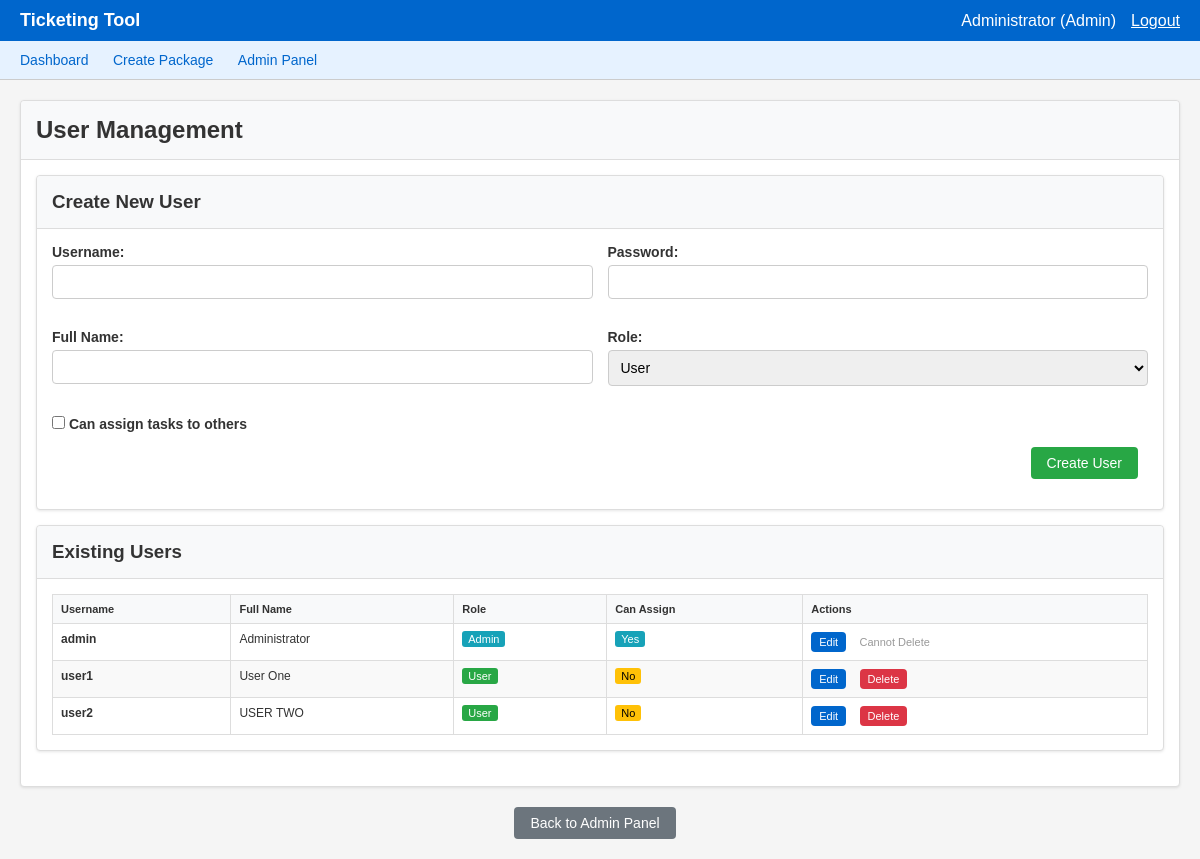
Screenshot of /admin/users (signed in) with the database file from the repository.
### models.py (models this page shows, shortened)
class User(db.Model):
    __tablename__ = 'users'
    username = db.Column(db.String(50), primary_key=True)
    password = db.Column(db.String(100), nullable=False)
    role = db.Column(db.String(20), nullable=False, default='user')
    name = db.Column(db.String(100), nullable=False)
    can_assign = db.Column(db.Boolean, default=False)
    permissions = db.Column(db.Text)  # Store as JSON string
    def get_permissions(self):
        return json.loads(self.permissions) if self.permissions else {}

### main.py (the view)
@app.route('/admin/users')
@admin_required
def admin_users():
    users = get_all_users()
    return render_template('admin_users.html', users=users)

### main.py (called while the page is built)
def get_all_users():
    users = User.query.all()
    return {u.username: {
        'password': u.password,
        'role': u.role,
        'name': u.name,
        'can_assign': u.can_assign,
        'permissions': u.get_permissions()
    } for u in users}

def get_all_field_configs():
    fields = FieldConfig.query.all()
    return {f.field_name: {
        'type': f.field_type,
        'label': f.label,
        'editable': f.editable,
        'options': f.get_options(),
        'permissions': f.get_permissions()
    } for f in fields}

def admin_required(f):
    @wraps(f)
    def decorated_function(*args, **kwargs):
        if 'username' not in session:
            return redirect(url_for('login'))
        user = db.session.get(User, session['username'])
        if not user or user.role != 'admin':
            flash('Admin access required')
            return redirect(url_for('dashboard'))
        return f(*args, **kwargs)
    return decorated_function

### models.py (called while the page is built)
    def get_options(self):
        return json.loads(self.options) if self.options else []

    def get_permissions(self):
        return json.loads(self.permissions) if self.permissions else {}

### templates/admin_users.html (shortened to what this page needs)
{% extends "base.html" %}
{% block content %}
<div class="card">
    <div class="card-header">
        <h2>User Management</h2>
    </div>
    <div class="card-body">
        <div class="card mb-3">
            <div class="card-header">
                <h3>Create New User</h3>
            </div>
            <div class="card-body">
                <form method="POST" action="{{ url_for('create_user') }}">
                    <div class="form-row">
                        <div class="form-col">
                            <div class="form-group">
                                <label for="username">Username:</label>
                                <input type="text" id="username" name="username" class="form-control" required>
                            </div>
                        </div>
                        <div class="form-col">
                            <div class="form-group">
                                <label for="password">Password:</label>
                                <input type="password" id="password" name="password" class="form-control" required>
                            </div>
                        </div>
                    </div>
                    <div class="form-row">
                        <div class="form-col">
                            <div class="form-group">
                                <label for="name">Full Name:</label>
                                <input type="text" id="name" name="name" class="form-control" required>
                            </div>
                        </div>
                        <div class="form-col">
                            <div class="form-group">
                                <label for="role">Role:</label>
                                <select id="role" name="role" class="form-control" required>
                                    <option value="user">User</option>
                                </select>
                            </div>
                        </div>
                    </div>
                    <div class="form-group">
                        <label>
                            <input type="checkbox" name="can_assign" value="1">
                            Can assign tasks to others
                        </label>
                    </div>
                    <div class="form-group text-right">
                        <button type="submit" class="btn btn-success">Create User</button>
                    </div>
                </form>
            </div>
        </div>
        <div class="card">
            <div class="card-header">
                <h3>Existing Users</h3>
            </div>
            <div class="card-body">
                {% if users %}
                <table class="table">
                    <thead>
                        <tr>
                            <th>Username</th>
                            <th>Full Name</th>
                            <th>Role</th>
                            <th>Can Assign</th>
                            <th>Actions</th>
                        </tr>
                    </thead>
                    <tbody>
                        {% for username, user_data in users.items() %}
                        <tr>
                            <td><strong>{{ username }}</strong></td>
                            <td>{{ user_data.name }}</td>
                            <td>
                                <span class="{% if user_data.role == 'admin' %}status-completed{% else %}status-ongoing{% endif %}">
                                    {{ user_data.role|title }}
                                </span>
                            </td>
                            <td>
                                {% if user_data.can_assign %}
                                <span class="status-completed">Yes</span>
                                {% else %}
                                <span class="status-hold">No</span>
                                {% endif %}
                            </td>
                            <td>
                                {% if username != 'admin' %}
                                <a href="{{ url_for('edit_user', username=username) }}"
                                   class="btn btn-primary"
                                   style="font-size: 11px; padding: 4px 8px;">
                                   Edit
                                </a>
                                <a href="{{ url_for('delete_user', username=username) }}"
                                   class="btn btn-danger"
                                   style="font-size: 11px; padding: 4px 8px;"
                                   onclick="return confirm('Are you sure you want to delete user {{ username }}?')">
                                   Delete
                                </a>
                                {% else %}
                                <a href="{{ url_for('edit_user', username=username) }}"
                                   class="btn btn-primary"
                                   style="font-size: 11px; padding: 4px 8px;">
                                   Edit
                                </a>
                                <span style="color: #999; font-size: 11px;">Cannot Delete</span>
                                {% endif %}
                            </td>
                        </tr>
                        {% endfor %}
                    </tbody>
                </table>
                {% else %}
                <div class="alert alert-info">No users found.</div>
                {% endif %}
            </div>
        </div>
    </div>
</div>
<div class="text-center mt-3">
    <a href="{{ url_for('admin_panel') }}" class="btn btn-secondary">Back to Admin Panel</a>
</div>
{% endblock %}

### templates/base.html (shortened to what this page needs)
<!DOCTYPE html>
<html lang="en">
<head>
</head>
<body>
    {% if session.username %}
    <div class="header">
        <h1>Ticketing Tool</h1>
        <div class="user-info">
            <span>{{ session.name }} ({{ session.role|title }})</span>
            <a href="{{ url_for('logout') }}" style="color: white;">Logout</a>
        </div>
    </div>
    <div class="nav">
        <a href="{{ url_for('dashboard') }}">Dashboard</a>
        {% if session.get('permissions', {}).get('package_create', False) or session.can_assign or session.role == 'admin' %}
        <a href="{{ url_for('create_package') }}">Create Package</a>
        {% endif %}
        {% if session.role == 'admin' %}
        <a href="{{ url_for('admin_panel') }}">Admin Panel</a>
        {% endif %}
    </div>
    {% endif %}
    <div class="container{% if request.endpoint in ['login'] %} container-narrow{% endif %}">
        {% block content %}{% endblock %}
    </div>
</body>
</html>

### templates/base.html (style rules this page uses)
* { margin: 0; padding: 0; box-sizing: border-box; }
body { font-family: Arial, sans-serif; background-color: #f5f5f5; color: #333; min-height: 100vh; display: flex; flex-direction: column; }
.header { background-color: #0066cc; color: white; padding: 10px 20px; display: flex; justify-content: space-between; align-items: center; flex-shrink: 0; }
.header h1 { font-size: 18px; }
.user-info { display: flex; align-items: center; gap: 15px; }
.nav { background-color: #e6f2ff; padding: 10px 20px; border-bottom: 1px solid #ccc; flex-shrink: 0; }
.nav a { color: #0066cc; text-decoration: none; margin-right: 20px; font-size: 14px; }
.container { flex: 1; width: 100%; max-width: none; margin: 0; padding: 20px; overflow-x: auto; }
.card { background: white; border: 1px solid #ddd; margin-bottom: 20px; box-shadow: 0 1px 3px rgba(0,0,0,0.1); border-radius: 4px; }
.card-header { background-color: #f8f9fa; border-bottom: 1px solid #ddd; padding: 15px; font-weight: bold; border-radius: 4px 4px 0 0; }
.card-body { padding: 15px; }
.form-group { margin-bottom: 15px; }
.form-group label { display: block; margin-bottom: 5px; font-weight: bold; font-size: 14px; }
.form-control { width: 100%; padding: 8px; border: 1px solid #ccc; font-size: 14px; border-radius: 4px; }
.btn { padding: 8px 16px; border: none; cursor: pointer; font-size: 14px; text-decoration: none; display: inline-block; margin-right: 10px; border-radius: 4px; transition: all 0.2s; }
.btn-primary { background-color: #0066cc; color: white; }
.btn-secondary { background-color: #6c757d; color: white; }
.btn-danger { background-color: #dc3545; color: white; }
.btn-success { background-color: #28a745; color: white; }
.table { width: 100%; border-collapse: collapse; font-size: 12px; background: white; }
.table th, .table td { border: 1px solid #ddd; padding: 8px; text-align: left; vertical-align: top; }
.table th { background-color: #f8f9fa; font-weight: bold; font-size: 11px; position: sticky; top: 0; z-index: 10; }
.table tbody tr:nth-child(even) { background-color: #f9f9f9; }
.form-row { display: flex; gap: 15px; margin-bottom: 15px; flex-wrap: wrap; }
.form-col { flex: 1; min-width: 250px; }
.text-right { text-align: right; }
.text-center { text-align: center; }
.mb-3 { margin-bottom: 15px; }
.mt-3 { margin-top: 15px; }
.status-ongoing { background-color: #28a745; color: white; padding: 2px 6px; border-radius: 3px; font-size: 11px; white-space: nowrap; }
.status-hold { background-color: #ffc107; color: black; padding: 2px 6px; border-radius: 3px; font-size: 11px; white-space: nowrap; }
.status-completed { background-color: #17a2b8; color: white; padding: 2px 6px; border-radius: 3px; font-size: 11px; white-space: nowrap; }

### rows the page displays
User: name "Administrator", username "admin", role "Admin", shows "Yes"
User: username "user1", name "User One", role "User", shows "No"
User: username "user2", name "USER TWO", role "User", shows "No"

### other values shown
{{ session.role|title }} "Admin"
